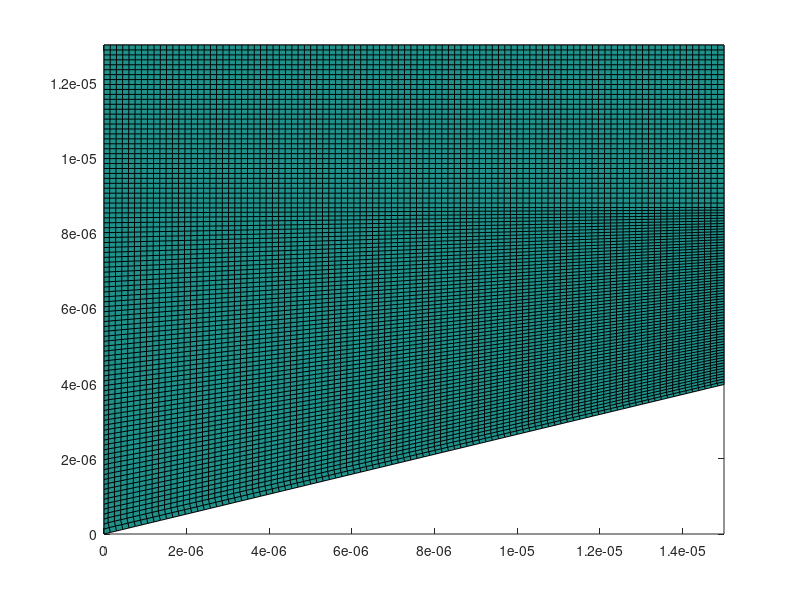
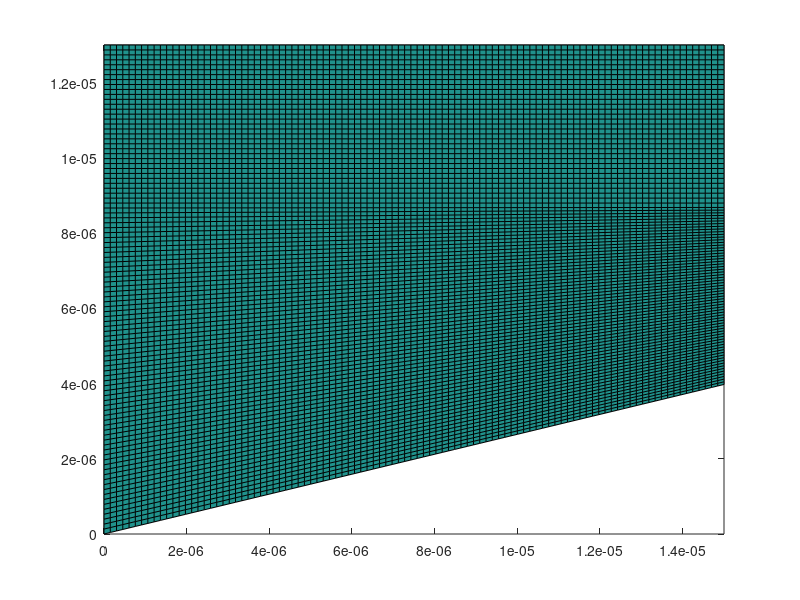
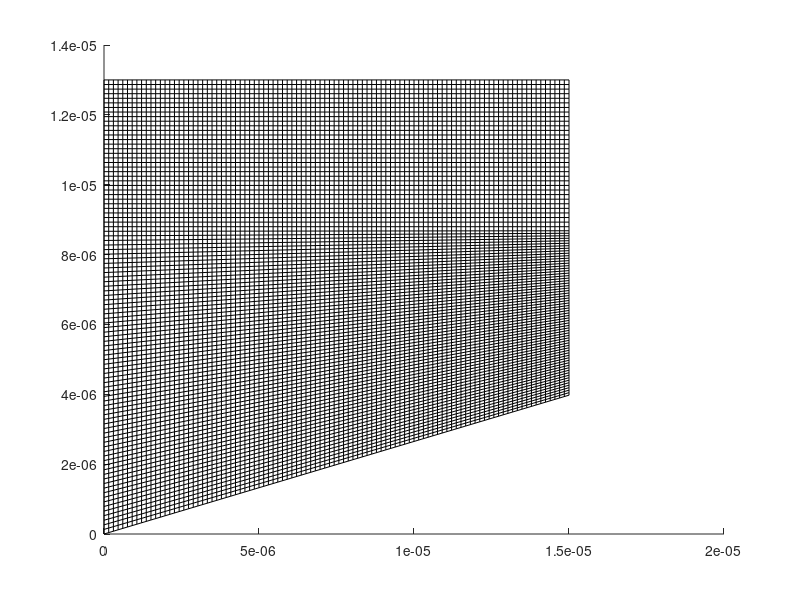
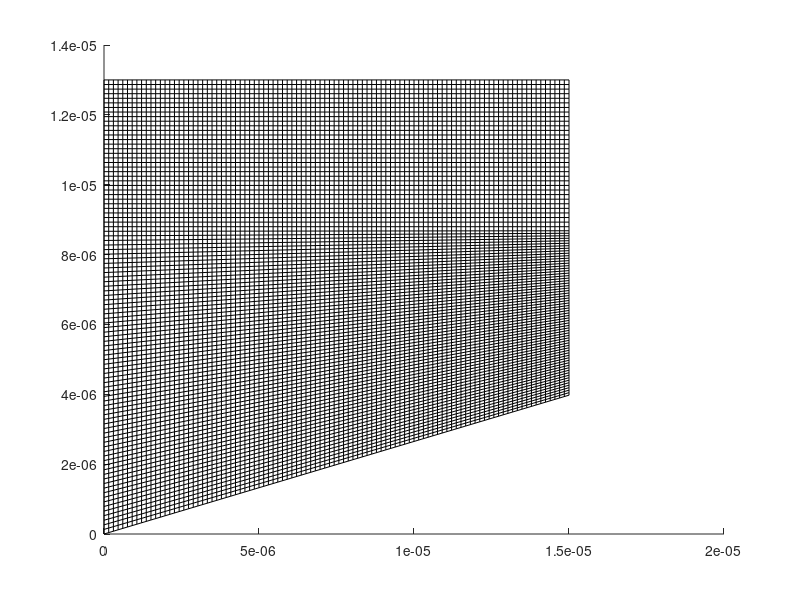

Write the MATLAB code that produced these figures, in order.
nx=100;
ny=100;
L=1.5*10^-5;
H=1.3*10^-5;
x=linspace(0,L,nx);
y=linspace(0,H,ny);

[xx,yy]=ndgrid(x,y);
yy1=yy;
yy2=yy;
xx1=xx;


n=0.265;
j=1;

while n>0

    yy1(:,j)=n*xx(:,j)+y(j)-n*(x(1));
    n=n-0.0040;
    j=j+1;
end

nn=-0.2;

    xx1(2:end-1,1:3)=nn*yy1(2:end-1,1:3)+xx(2:end-1,1)-nn*yy1(2:end-1,1);

for i=2:nx
    m=((xx1(i,3)-xx1(i,ny))/(yy1(i,3)-yy1(i,ny)));
    xx1(i,3:ny)=m*yy1(i,3:ny)+(xx1(i,3))-m*yy1(i,3);
end

%{
coeff=0.073;
fst=(yy1(60,1));
lst=yy1(60,80);
b=fst-coeff;
alp=log((lst-b)/(coeff*lst));





yy1(61:80,:)=coeff*exp(alp*yy1(61:80,:))+b;
yy2(1:70,1)=0.4*xx(1:70,1)+y(1)-0.4*(x(1));

%}

%{
while n>0

    yy1(:,j)=n*xx(:,j)+y(j)-n*(x(1));
    n=n-0.0056;
    j=j+1;
end
%}
%{
nn=0.6;
l=1;
while nn>0
    yy1(20:45,l)=nn*xx(20:45,l)+y(l)-nn*(x(14));
    nn=nn-0.01;
    l=l+1;
end

coeff=2.75;
fst=(yy1(45,1));
disp(fst)
disp(yy1(20,1));
lst=yy1(45,80);
disp(lst)
alp=0.25374219;
bb=-2.544308586;

yy1(46:80,:)=coeff*exp(alp*yy1(46:80,:))+bb;
yy2(1:70,1)=0.4*xx(1:70,1)+y(1)-0.4*(x(1));

%}

u=zeros(nx,ny);
figure(1)
pcolor(xx1,yy1,u);
u=zeros(nx,ny);
figure(2)
pcolor(xx,yy1,u);

figure(3)
hold on
for n = 1:numel(x) %// loop over vertical lines
    plot([xx1(n,1) xx1(n,end)], [yy1(n,1) yy1(n,end)], 'k-'); %// change 'k-' to whatever you need
end
for n = 1:numel(y)%// loop over horizontal lines
    plot([xx1(1,n) xx1(end,n)], [yy1(1,n) yy1(end,n)], 'k-'); %// change 'k-' to whatever you need
end

figure(4)
hold on
for n = 1:numel(x) %// loop over vertical lines
    plot([xx(n,1) xx(n,end)], [yy1(n,1) yy1(n,end)], 'k-'); %// change 'k-' to whatever you need
end
for n = 1:numel(y)%// loop over horizontal lines
    plot([xx(1,n) xx(end,n)], [yy1(1,n) yy1(end,n)], 'k-'); %// change 'k-' to whatever you need
end